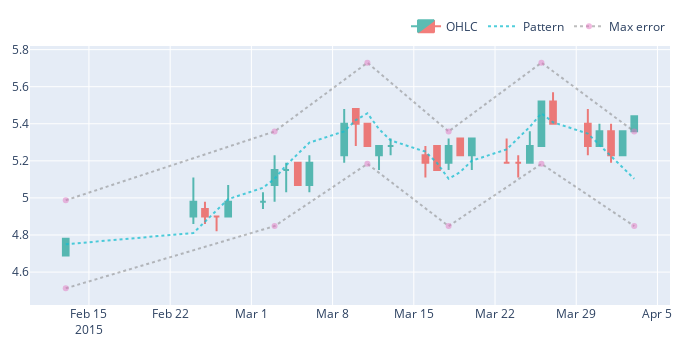

The notebook cell saved with this chart:
### Code cell
end_row = similarity.argmax() + 1  
start_row = end_row - 30
fig = data.iloc[start_row:end_row].plot(plot_volume=False)
price.iloc[start_row:end_row].vbt.plot_pattern(
    pattern, 
    error_type="relative",  
    max_error=0.05,
    max_error_interp_mode="discrete",
    plot_obj=False, 
    fig=fig
)
fig.show()
